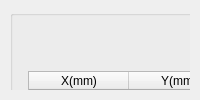
        <widget class="QWidget" name="globalAlign">
         <attribute name="title">
          <string>Wafer Leveling Data Collect</string>
         </attribute>
         <layout class="QGridLayout" name="globalAlignLayout">
          <property name="leftMargin">
           <number>10</number>
          </property>
          <property name="topMargin">
           <number>10</number>
          </property>
          <property name="rightMargin">
           <number>10</number>
          </property>
          <property name="bottomMargin">
           <number>10</number>
          </property>
          <property name="spacing">
           <number>15</number>
          </property>
          <item row="0" column="0">
           <widget class="QWidget" name="widget_4" native="true">
            <widget class="QWidget" name="layoutWidget">
             <property name="geometry">
              <rect>
               <x>0</x>
               <y>0</y>
               <width>502</width>
               <height>301</height>
              </rect>
             </property>
             <layout class="QGridLayout" name="gridLayout">
              <property name="spacing">
               <number>10</number>
              </property>
              <item row="0" column="0" colspan="2">
               <widget class="ISTAR::GUI::GroupBox" name="gb_waferLevelingPoints">
                <property name="sizePolicy">
                 <sizepolicy hsizetype="Preferred" vsizetype="Preferred">
                  <horstretch>0</horstretch>
                  <verstretch>0</verstretch>
                 </sizepolicy>
                </property>
                <property name="minimumSize">
                 <size>
                  <width>500</width>
                  <height>0</height>
                 </size>
                </property>
                <property name="maximumSize">
                 <size>
                  <width>500</width>
                  <height>16777215</height>
                 </size>
                </property>
                <layout class="QGridLayout" name="gridLayout_7">
                 <property name="leftMargin">
                  <number>15</number>
                 </property>
                 <property name="topMargin">
                  <number>45</number>
                 </property>
                 <property name="rightMargin">
                  <number>15</number>
                 </property>
                 <property name="bottomMargin">
                  <number>15</number>
                 </property>
                 <property name="horizontalSpacing">
                  <number>15</number>
                 </property>
                 <property name="verticalSpacing">
                  <number>6</number>
                 </property>
                 <item row="0" column="3">
                  <widget class="QPushButton" name="btn_add_waferLevelingPoints">
                   <property name="minimumSize">
                    <size>
                     <width>90</width>
                     <height>40</height>
                    </size>
                   </property>
                   <property name="maximumSize">
                    <size>
                     <width>90</width>
                     <height>16777215</height>
                    </size>
                   </property>
                   <property name="text">
                    <string>Add</string>
                   </property>
                  </widget>
                 </item>
                 <item row="2" column="3">
                  <widget class="QPushButton" name="btn_upMove_waferLevelingPoints">
                   <property name="minimumSize">
                    <size>
                     <width>90</width>
                     <height>40</height>
                    </size>
                   </property>
                   <property name="maximumSize">
                    <size>
                     <width>90</width>
                     <height>16777215</height>
                    </size>
                   </property>
                   <property name="text">
                    <string>Move Up</string>
                   </property>
                  </widget>
                 </item>
                 <item row="3" column="3">
                  <widget class="QPushButton" name="btn_dwMove_waferLevelingPoints">
                   <property name="minimumSize">
                    <size>
                     <width>90</width>
                     <height>40</height>
                    </size>
                   </property>
                   <property name="maximumSize">
                    <size>
                     <width>90</width>
                     <height>16777215</height>
                    </size>
                   </property>
                   <property name="text">
                    <string>Move Down</string>
                   </property>
                  </widget>
                 </item>
                 <item row="1" column="3">
                  <widget class="QPushButton" name="btn_delete_waferLevelingPoints">
                   <property name="minimumSize">
                    <size>
                     <width>90</width>
                     <height>40</height>
                    </size>
                   </property>
                   <property name="maximumSize">
                    <size>
                     <width>90</width>
                     <height>16777215</height>
                    </size>
                   </property>
                   <property name="text">
                    <string>Delete</string>
                   </property>
                  </widget>
                 </item>
                 <item row="0" column="0" rowspan="4">
                  <widget class="ISTAR::GUI::TableWidget" name="tw_waferLevelingPoints">
                   <property name="minimumSize">
                    <size>
                     <width>250</width>
                     <height>0</height>
                    </size>
                   </property>
                   <column>
                    <property name="text">
                     <string>X(mm)</string>
                    </property>
                   </column>
                   <column>
                    <property name="text">
                     <string>Y(mm)</string>
                    </property>
                   </column>
                  </widget>
                 </item>
                </layout>
               </widget>
              </item>
             </layout>
            </widget>
            <widget class="WaferGraphicsView" name="gv_preview_2">
             <property name="geometry">
              <rect>
               <x>510</x>
               <y>0</y>
               <width>600</width>
               <height>600</height>
              </rect>
             </property>
             <property name="minimumSize">
              <size>
               <width>500</width>
               <height>500</height>
              </size>
             </property>
             <property name="maximumSize">
              <size>
               <width>700</width>
               <height>700</height>
              </size>
             </property>
            </widget>
           </widget>
          </item>
         </layout>
        </widget>
